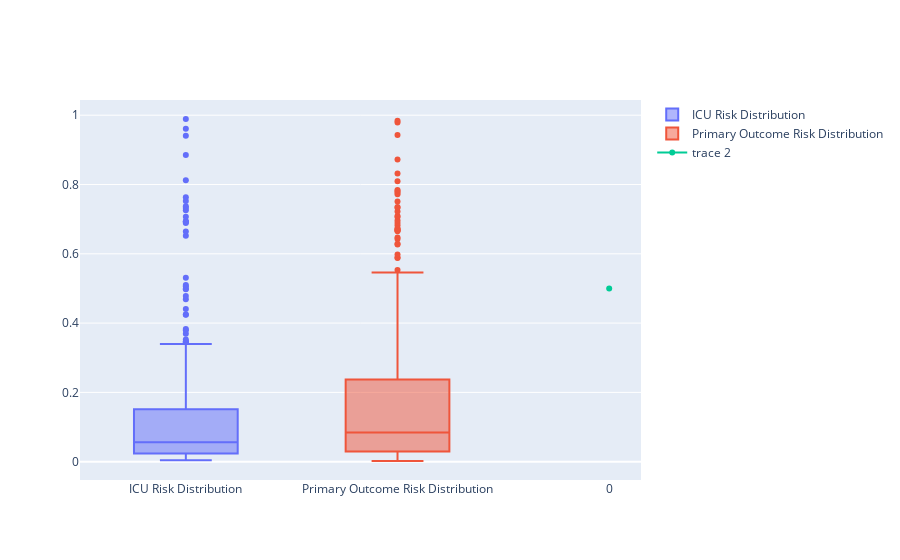

Write notebook code for a chart like this one.
### Code cell
import plotly.graph_objects as go

fig = go.Figure()
fig.add_trace(go.Box(y=modelData["posteriorICU"], name="ICU Risk Distribution"), )
fig.add_trace(go.Box(y=modelData["posteriorPrimaryOutcome"], name="Primary Outcome Risk Distribution"), )

fig.add_trace(go.Scatter(y=[0.5]))
fig.show()

### Figure 1 — Plotly figure (JSON) as saved in the notebook; plotly's stock layout.template omitted (floating-point values rounded to 4 significant figures; data arrays with more than 128 entries replaced by an {"elided": "..."} marker saying what was removed)
{"data": [{"name": "ICU Risk Distribution", "type": "box", "y": {"elided": "301 float values"}}, {"name": "Primary Outcome Risk Distribution", "type": "box", "y": {"elided": "301 float values"}}, {"type": "scatter", "y": [0.5]}], "layout": {}}
